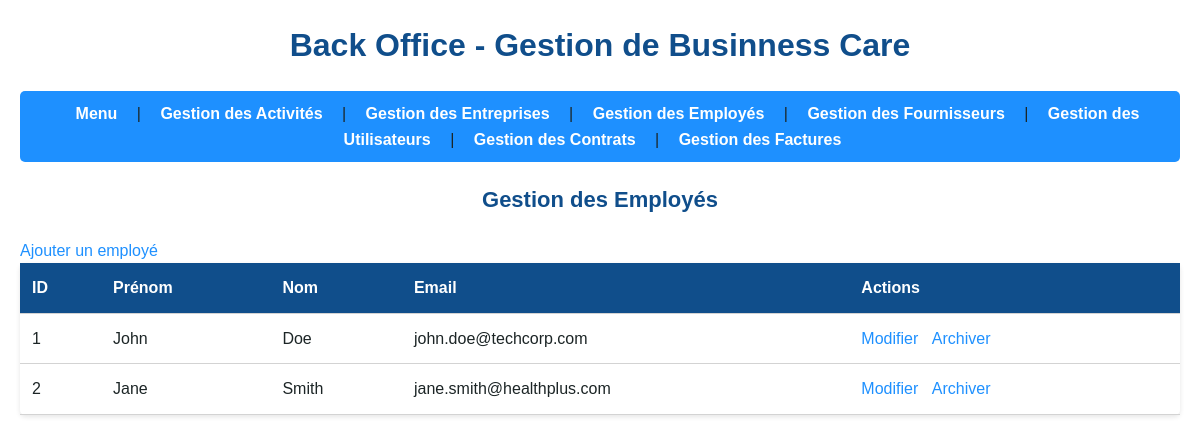
The page /pages/employees/index.php on the database its author committed.
### tables this page shows
CREATE TABLE `employees` (
  `id` int(11) NOT NULL,
  `first_name` varchar(50) NOT NULL COMMENT 'Prénom du salarié',
  `last_name` varchar(50) NOT NULL COMMENT 'Nom du salarié',
  `email` varchar(100) NOT NULL COMMENT 'Email du salarié',
  `company_id` int(11) NOT NULL COMMENT 'Référence à la société cliente',
  `archived` tinyint(1) DEFAULT '0'
);

### pages/employees/index.php (the view, shortened to what this page needs)
<!DOCTYPE html>
<html lang="fr">
<head>
    <link rel="stylesheet" href="../../assets/style.css">
</head>
<body></body>
</html>
<?php
require_once '../../composants/nav.php';
require_once '../../config/database.php';
$stmt = $pdo->query("SELECT * FROM employees WHERE archived = 0");
$employees = $stmt->fetchAll(PDO::FETCH_ASSOC);
?>
<h2>Gestion des Employés</h2>
<a href="add.php">Ajouter un employé</a>
<table>
    <tr>
        <th>ID</th><th>Prénom</th><th>Nom</th><th>Email</th><th>Actions</th>
    </tr>
    <?php foreach ($employees as $employe): ?>
    <tr>
        <td><?php echo $employe['id']; ?></td>
        <td><?php echo htmlspecialchars($employe['first_name']); ?></td>
        <td><?php echo htmlspecialchars($employe['last_name']); ?></td>
        <td><?php echo htmlspecialchars($employe['email']); ?></td>
        <td>
            <a href="edit.php?id=<?php echo $employe['id']; ?>">Modifier</a>
            <a href="archive.php?id=<?php echo $employe['id']; ?>"
               onclick="return confirm('Voulez-vous vraiment archiver?')">Archiver</a>
        </td>
    </tr>
    <?php endforeach; ?>
</table>

### assets/style.css (style rules this page uses)
* { margin: 0; padding: 0; box-sizing: border-box; font-family: Arial, sans-serif; }
:root { --bleu-principal: #1E90FF; --bleu-fonce: #104E8B; --noir: #1C2526; --gris: #D3D3D3; --blanc: #FFFFFF; --gris-fonce: #808080; }
body { background-color: var(--blanc); color: var(--noir); line-height: 1.6; padding: 20px; }
h1, h2 { color: var(--bleu-fonce); margin-bottom: 20px; }
h2 { font-size: 22px; text-align: center; }
table { width: 100%; border-collapse: collapse; background-color: var(--blanc); margin-bottom: 20px; box-shadow: 0 2px 5px rgba(0, 0, 0, 0.1); border-radius: 5px; }
th, td { padding: 12px; text-align: left; border-bottom: 1px solid var(--gris); }
th { background-color: var(--bleu-fonce); color: var(--blanc); font-weight: bold; }
td { color: var(--noir); }
td a { color: var(--bleu-principal); text-decoration: none; margin-right: 10px; }
a { color: var(--bleu-principal); text-decoration: none; }

### rows shown on the page
employees: id "1", first_name "John", last_name "Doe", email "john.doe@techcorp.com"
employees: id "2", first_name "Jane", last_name "Smith", email "jane.smith@healthplus.com"
